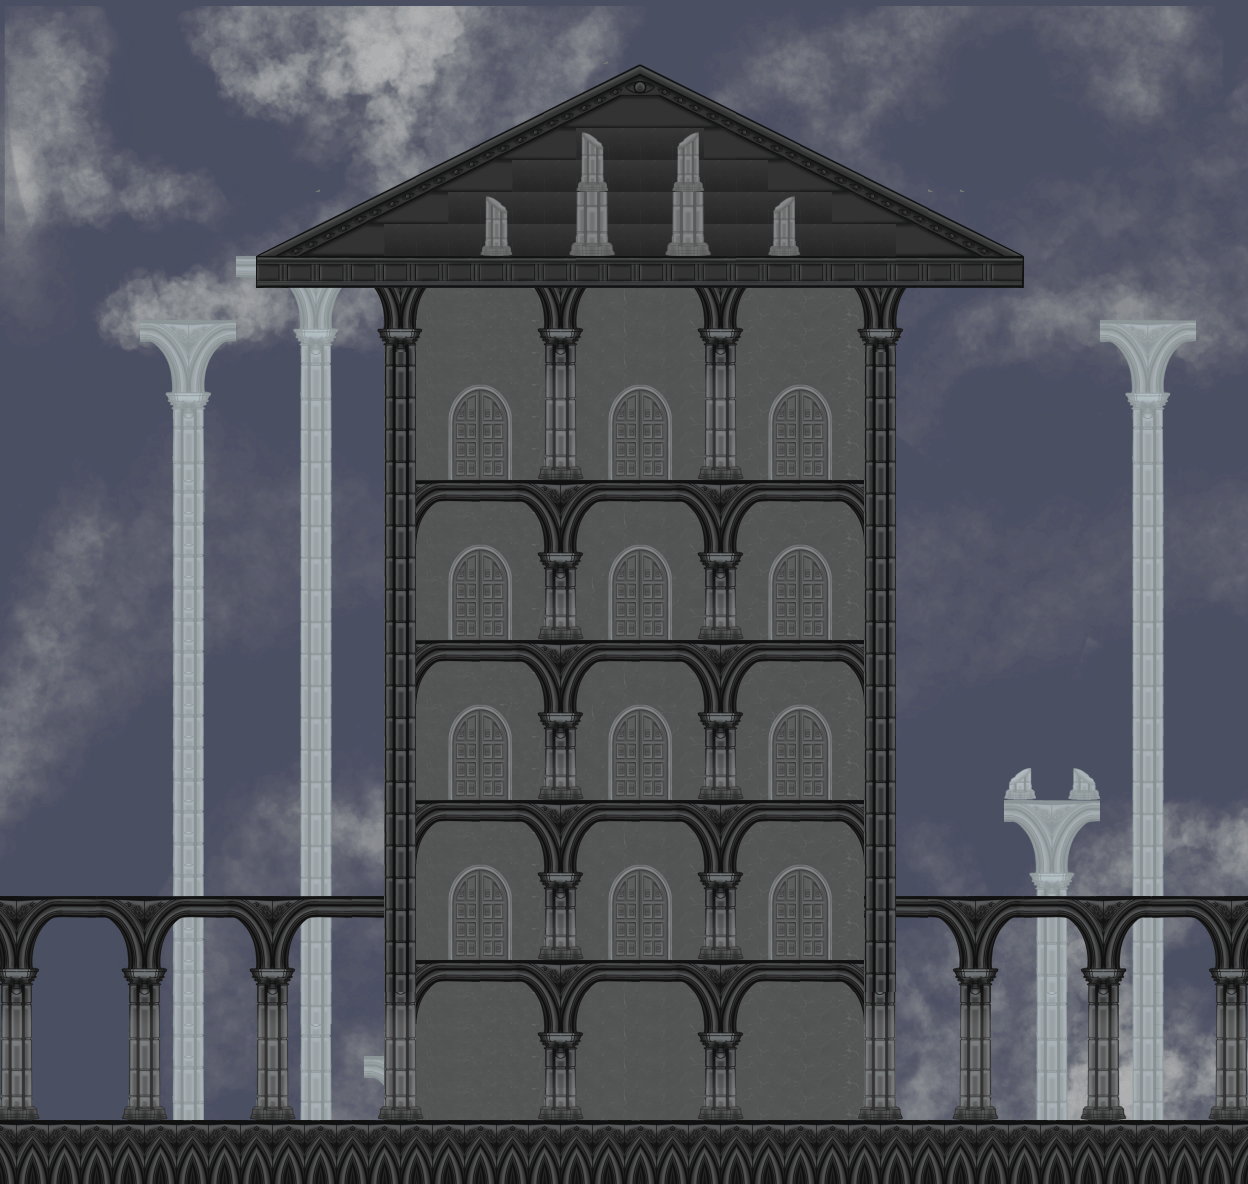

This game map was drawn from its Tiled (.tmx) file and the tilesets committed beside it. A one-line description and the trimmed map source follow:
An orthogonal 39x37 tile map with 32x32 px tiles, 6 tile layers (image, parallax, inner walls, Pillar background, ...), 12 tilesets and 35 objects (12x door, Player Spawn).

<map version="1.10" tiledversion="1.11.2" orientation="orthogonal" renderorder="right-down" width="39" height="37" tilewidth="32" tileheight="32" infinite="0" nextlayerid="17" nextobjectid="75">
 <tileset firstgid="1" source="../tilesets/Temple L1-2.tsx" />
 <tileset firstgid="118" source="../tilesets/Door.tsx" />
 <tileset firstgid="235" source="../tilesets/Temple L2-2.tsx" />
 <tileset firstgid="352" source="../tilesets/Temple L3-2.tsx" />
 <tileset firstgid="469" source="../tilesets/Temple Background.tsx" />
 <tileset firstgid="1429" source="../tilesets/Temple Door.tsx" />
 <tileset firstgid="1449" source="../tilesets/Temple Roof.tsx" />
 <tileset firstgid="1566" source="../tilesets/Temple Interior.tsx" />
 <tileset firstgid="1631" source="../tilesets/Temple Walls.tsx" />
 <tileset firstgid="1748" source="../tilesets/Temple Window.tsx" />
 <tileset firstgid="1865" source="../tilesets/Transition Pillars.tsx" />
 <tileset firstgid="1982" source="../tilesets/Outside background dark copy.tsx" />
 <group id="4" name="Group Layer 1">
  <layer id="16" name="image" width="39" height="37">
   <data>[1443 cells, 1404 non-empty, 1404 distinct tile ids]</data>
  </layer>
  <layer id="12" name="parallax" width="39" height="37" offsetx="140" offsety="0" parallaxx="0.7">
   <data>[1443 cells, 294 non-empty, 46 distinct tile ids]</data>
  </layer>
  <layer id="5" name="inner walls" width="39" height="37">
   <data>[1443 cells, 455 non-empty, 16 distinct tile ids]</data>
  </layer>
  <layer id="7" name="Pillar background" width="39" height="37">
   <data>[1443 cells, 142 non-empty, 36 distinct tile ids]</data>
  </layer>
 </group>
 <layer id="1" name="platform" width="39" height="37">
  <data>[1443 cells, 543 non-empty, 85 distinct tile ids]</data>
 </layer>
 <objectgroup id="2" name="CollisionLayer">
  <object id="1" x="0" y="1120" width="1248" height="64">
   <properties>
    <property name="IsStair" type="bool" value="false" />
   </properties>
  </object>
  <object id="4" x="384" y="0" width="32" height="1024">
   <properties>
    <property name="IsStair" type="bool" value="false" />
   </properties>
  </object>
  <object id="5" x="416" y="960" width="449" height="32">
   <properties>
    <property name="IsStair" type="bool" value="false" />
   </properties>
  </object>
  <object id="7" x="416" y="800" width="449" height="32">
   <properties>
    <property name="IsStair" type="bool" value="false" />
   </properties>
  </object>
  <object id="8" x="416" y="640" width="449" height="32">
   <properties>
    <property name="IsStair" type="bool" value="false" />
   </properties>
  </object>
  <object id="9" x="416" y="480" width="449" height="32">
   <properties>
    <property name="IsStair" type="bool" value="false" />
   </properties>
  </object>
  <object id="10" x="256" y="0" width="768" height="288">
   <properties>
    <property name="IsStair" type="bool" value="false" />
   </properties>
  </object>
  <object id="11" x="864" y="0" width="32" height="1024">
   <properties>
    <property name="IsStair" type="bool" value="false" />
   </properties>
  </object>
  <object id="15" x="1216" y="160" width="32" height="1024">
   <properties>
    <property name="IsStair" type="bool" value="false" />
   </properties>
  </object>
  <object id="16" x="0" y="160" width="32" height="1024">
   <properties>
    <property name="IsStair" type="bool" value="false" />
   </properties>
  </object>
 </objectgroup>
 <objectgroup id="10" name="Spawn">
  <object id="49" name="Player Spawn" x="236" y="1082">
   <point />
  </object>
  <object id="50" name="door" x="453.333" y="885" width="54" height="74">
   <properties>
    <property name="level" type="int" value="3" />
   </properties>
  </object>
  <object id="51" name="door" x="613" y="885.67" width="54" height="74">
   <properties>
    <property name="level" type="int" value="4" />
   </properties>
  </object>
  <object id="53" name="door" x="773" y="885.33" width="54" height="74">
   <properties>
    <property name="level" type="int" value="5" />
   </properties>
  </object>
  <object id="54" name="door" x="772.667" y="724.67" width="54" height="74">
   <properties>
    <property name="level" type="int" value="2" />
   </properties>
  </object>
  <object id="55" name="door" x="612.333" y="726.333" width="54" height="74">
   <properties>
    <property name="level" type="int" value="2" />
   </properties>
  </object>
  <object id="56" name="door" x="452" y="726" width="54" height="74">
   <properties>
    <property name="level" type="int" value="6" />
   </properties>
  </object>
  <object id="57" name="door" x="452.333" y="565.333" width="54" height="74">
   <properties>
    <property name="level" type="int" value="2" />
   </properties>
  </object>
  <object id="58" name="door" x="612" y="564.667" width="54" height="74">
   <properties>
    <property name="level" type="int" value="2" />
   </properties>
  </object>
  <object id="59" name="door" x="772.333" y="564.667" width="54" height="74">
   <properties>
    <property name="level" type="int" value="2" />
   </properties>
  </object>
  <object id="60" name="door" x="773" y="405.667" width="54" height="74">
   <properties>
    <property name="level" type="int" value="2" />
   </properties>
  </object>
  <object id="61" name="door" x="613.333" y="405" width="54" height="74">
   <properties>
    <property name="level" type="int" value="2" />
   </properties>
  </object>
  <object id="62" name="door" x="453" y="405.667" width="54" height="74">
   <properties>
    <property name="level" type="int" value="2" />
   </properties>
  </object>
 </objectgroup>
 <objectgroup id="11" name="Text">
  <object id="63" x="473.364" y="845.52" width="11.75" height="21.7045">
   <text fontfamily="Yu Gothic UI" pixelsize="24" wrap="1" bold="1" halign="center" valign="center">1</text>
  </object>
  <object id="64" x="632.413" y="845.52" width="11.75" height="30.25">
   <text fontfamily="Yu Gothic UI" pixelsize="24" wrap="1" bold="1">2</text>
  </object>
  <object id="65" x="793.322" y="845.52" width="11.75" height="30.25">
   <text fontfamily="Yu Gothic UI" pixelsize="24" wrap="1" bold="1">3</text>
  </object>
  <object id="66" x="472.11" y="685.15" width="11.75" height="30.25">
   <text fontfamily="Yu Gothic UI" pixelsize="24" wrap="1" bold="1">4</text>
  </object>
  <object id="67" x="632.959" y="685.15" width="11.75" height="30.25">
   <text fontfamily="Yu Gothic UI" pixelsize="24" wrap="1" bold="1">5</text>
  </object>
  <object id="68" x="792.838" y="685.15" width="13.2045" height="30.25">
   <text fontfamily="Yu Gothic UI" pixelsize="24" wrap="1" bold="1">6</text>
  </object>
  <object id="69" x="473.868" y="526.18" width="11.75" height="30.25">
   <text fontfamily="Yu Gothic UI" pixelsize="24" wrap="1" bold="1">7</text>
  </object>
  <object id="70" x="633.019" y="526.18" width="11.75" height="30.25">
   <text fontfamily="Yu Gothic UI" pixelsize="24" wrap="1" bold="1">8</text>
  </object>
  <object id="71" x="793.019" y="526.18" width="11.75" height="30.25">
   <text fontfamily="Yu Gothic UI" pixelsize="24" wrap="1" bold="1">9</text>
  </object>
  <object id="72" x="469.928" y="366.03" width="25.0833" height="30.25">
   <text fontfamily="Yu Gothic UI" pixelsize="24" wrap="1" bold="1">10</text>
  </object>
  <object id="73" x="629.686" y="366.03" width="26.4167" height="30.25">
   <text fontfamily="Yu Gothic UI" pixelsize="24" wrap="1" bold="1">11</text>
  </object>
  <object id="74" x="788.989" y="366.03" width="25.0833" height="30.25">
   <text fontfamily="Yu Gothic UI" pixelsize="24" wrap="1" bold="1">12</text>
  </object>
 </objectgroup>
 <objectgroup id="14" name="Shards">
  <properties>
   <property name="totalShards" type="int" value="0" />
  </properties>
 </objectgroup>
 <layer id="3" name="Foreground" width="39" height="37">
  <data>[1443 cells, 64 non-empty, 8 distinct tile ids]</data>
 </layer>
</map>
